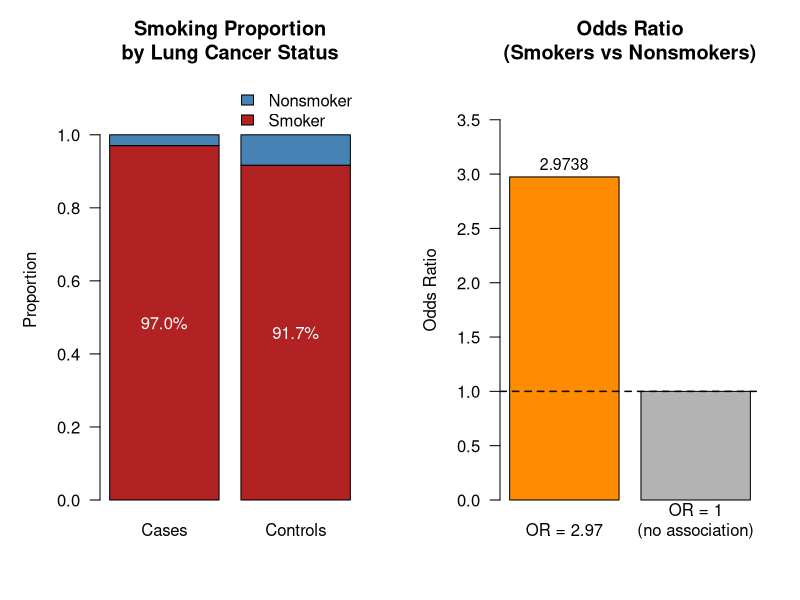

R code for this plot:
# =============================================================================
# 문제 2.16 - Doll & Hill (1950) 폐암과 흡연 환자-대조군 연구
# 출처: R. Doll and A. B. Hill, Br. Med. J., 739-748, September 30, 1950
#
# 런던 20개 병원에서 폐암 입원 환자를 케이스로 선정하고,
# 같은 성별·5세 연령군의 비암 환자를 대조군으로 매칭.
# 흡연자 정의: 하루 1개비 이상, 1년 이상 흡연 경험자
#
# 표 2.12:
#                  폐암(Lung Cancer)
#                  Cases    Controls
# Have Smoked Yes    688       650
#             No      21        59
#             Total  709       709
# =============================================================================

# -----------------------------------------------------------------------------
# 0. 데이터 설정 - 2×2 분할표
# -----------------------------------------------------------------------------

# 셀 빈도수 입력
cases_smoker    <- 688   # 폐암 환자(케이스) 중 흡연자
cases_nonsmoker <-  21   # 폐암 환자(케이스) 중 비흡연자
ctrl_smoker     <- 650   # 대조군 중 흡연자
ctrl_nonsmoker  <-  59   # 대조군 중 비흡연자

total_cases    <- cases_smoker + cases_nonsmoker   # 케이스 합계: 709
total_controls <- ctrl_smoker  + ctrl_nonsmoker    # 대조군 합계: 709

# 2×2 분할표 행렬 생성 (출력용)
tbl <- matrix(
  c(cases_smoker, cases_nonsmoker,
    ctrl_smoker,  ctrl_nonsmoker),
  nrow = 2, ncol = 2,
  dimnames = list(
    "Smoked"      = c("Yes", "No"),
    "Lung Cancer" = c("Cases", "Controls")
  )
)

cat("=== 표 2.12: 문제 2.16 데이터 ===\n")
print(tbl)
cat(sprintf("\n  케이스 합계:    %d명\n", total_cases))
cat(sprintf("  대조군 합계: %d명\n\n", total_controls))


# =============================================================================
# (a) 반응변수(Response Variable)와 설명변수(Explanatory Variable) 식별
# =============================================================================

cat("=============================================================\n")
cat("(a) 반응변수와 설명변수\n")
cat("=============================================================\n\n")

cat("  반응변수 (결과변수, Response Variable):\n")
cat("    폐암 여부 → 케이스(폐암 있음) vs 대조군(폐암 없음)\n\n")

cat("  설명변수 (노출변수, Explanatory Variable):\n")
cat("    흡연 여부 → 흡연 경험 있음(Yes) vs 없음(No)\n\n")

cat("  근거:\n")
cat("    이 연구는 흡연(노출)이 폐암(결과) 발생을 설명하거나 예측하는지 조사한다.\n")
cat("    연구자는 결과(폐암 유무)를 기준으로 대상자를 먼저 선정한 뒤,\n")
cat("    과거의 흡연 이력을 소급 조사하는 방식으로 설계되었다.\n\n")


# =============================================================================
# (b) 연구 유형 식별
# =============================================================================

cat("=============================================================\n")
cat("(b) 연구 유형\n")
cat("=============================================================\n\n")

cat("  연구 유형: 환자-대조군 연구 (Case-Control Study, 후향적 연구)\n\n")

cat("  근거:\n")
cat("  1) 표본 추출이 결과(폐암 여부)를 기준으로 이루어졌다.\n")
cat("     - 케이스 709명 (폐암 환자) 선정\n")
cat("     - 대조군 709명 (비암 환자) 매칭 선정\n\n")
cat("  2) 선정 후 과거(역방향)의 흡연 노출 여부를 조사했다.\n\n")
cat("  3) 성별·5세 연령군을 매칭하여 교란 변수를 통제했다.\n\n")
cat("  핵심: 각 열 합계(709, 709)가 연구 설계에 의해 미리 고정되었다.\n\n")


# =============================================================================
# (c) 흡연자/비흡연자 간 폐암 발생 비율 비교 가능 여부?
# =============================================================================

cat("=============================================================\n")
cat("(c) 흡연자와 비흡연자의 폐암 발생 비율을 비교할 수 있는가?\n")
cat("=============================================================\n\n")

# 계산 가능한 것: 각 집단(케이스/대조군) 내 흡연자 비율
prop_smoker_in_cases    <- cases_smoker / total_cases
prop_smoker_in_controls <- ctrl_smoker  / total_controls

cat("  계산 가능한 값 (각 집단 내 흡연자 비율):\n")
cat(sprintf("    케이스 중 흡연자 비율:    %d/%d = %.4f (%.2f%%)\n",
            cases_smoker, total_cases,
            prop_smoker_in_cases, prop_smoker_in_cases * 100))
cat(sprintf("    대조군 중 흡연자 비율: %d/%d = %.4f (%.2f%%)\n\n",
            ctrl_smoker, total_controls,
            prop_smoker_in_controls, prop_smoker_in_controls * 100))

cat("  결론: 아니오 - 이 환자-대조군 자료로는 흡연자/비흡연자 중\n")
cat("        폐암에 걸린 비율을 추정할 수 없다.\n\n")

cat("  이유:\n")
cat("  - 환자-대조군 연구에서는 케이스와 대조군 수가 설계에 의해 고정된다.\n")
cat("    (여기서는 각각 709명으로 고정)\n")
cat("  - 이 표본 구성은 실제 모집단에서의 폐암 유병률을 반영하지 않는다.\n\n")

# 잘못된 계산 예시 (문제점 시각화)
wrong_prop_smoker    <- cases_smoker    / (cases_smoker + ctrl_smoker)
wrong_prop_nonsmoker <- cases_nonsmoker / (cases_nonsmoker + ctrl_nonsmoker)

cat("  잘못된 계산 예시 (이렇게 하면 안 됨):\n")
cat(sprintf("    흡연자 중 폐암 비율 (잘못):    %.4f\n", wrong_prop_smoker))
cat(sprintf("    비흡연자 중 폐암 비율 (잘못): %.4f\n", wrong_prop_nonsmoker))
cat("    → 1:1 케이스:대조군 비율은 연구자가 임의로 정한 것이므로\n")
cat("      이 수치는 실제 발병 위험을 전혀 의미하지 않는다.\n\n")

cat("  → 설계상 고정된 두 집단을 비교할 때는 오즈비(OR)를 사용한다.\n\n")


# =============================================================================
# (d) 연관성 요약 - 오즈비(Odds Ratio) 계산 및 해석
# =============================================================================

cat("=============================================================\n")
cat("(d) 연관성 요약 (오즈비)\n")
cat("=============================================================\n\n")

# --- 각 집단 내 흡연 오즈(Odds) 계산 ---
# 오즈 = 노출 확률 / 비노출 확률 (각 결과 집단 내에서)
odds_smoking_cases    <- cases_smoker    / cases_nonsmoker
odds_smoking_controls <- ctrl_smoker     / ctrl_nonsmoker

cat("[ 각 집단의 흡연 오즈(Odds) ]\n")
cat(sprintf("  케이스(폐암) 내 흡연 오즈:    %d / %d = %.4f\n",
            cases_smoker, cases_nonsmoker, odds_smoking_cases))
cat(sprintf("  대조군(비암) 내 흡연 오즈: %d / %d = %.4f\n\n",
            ctrl_smoker, ctrl_nonsmoker, odds_smoking_controls))


# --- 오즈비(OR) 계산 ---
# OR = (케이스의 흡연 오즈) / (대조군의 흡연 오즈)
# 교차곱 공식: OR = (a * d) / (b * c)
#   a = cases_smoker,    b = cases_nonsmoker
#   c = ctrl_smoker,     d = ctrl_nonsmoker
odds_ratio <- (cases_smoker * ctrl_nonsmoker) / (cases_nonsmoker * ctrl_smoker)

cat("[ 오즈비 (Odds Ratio, OR) ]\n")
cat("  공식: OR = (a * d) / (b * c)  [교차곱]\n")
cat(sprintf("  계산: (%d × %d) / (%d × %d)\n",
            cases_smoker, ctrl_nonsmoker, cases_nonsmoker, ctrl_smoker))
cat(sprintf("      = %d / %d\n",
            cases_smoker * ctrl_nonsmoker, cases_nonsmoker * ctrl_smoker))
cat(sprintf("      = %.4f\n\n", odds_ratio))

cat("[ 해석 ]\n")
cat(sprintf("  OR = %.4f\n\n", odds_ratio))
cat("  폐암 환자(케이스)에서의 흡연 오즈가 대조군보다 약 2.97배 높다.\n\n")
cat("  즉, 흡연자는 비흡연자에 비해 폐암에 걸릴 오즈가\n")
cat("  약 2.97배 더 높다.\n\n")
cat("  OR > 1 이므로, 흡연과 폐암 사이에 양(+)의 연관성이 존재한다.\n\n")

# OR 대신 RR을 쓸 수 없는 이유 설명
cat("[ 참고: OR을 사용하는 이유 (RR 사용 불가) ]\n")
cat("  환자-대조군 연구는 결과(폐암 유무)를 기준으로 표본을 고정했기 때문에,\n")
cat("  흡연자/비흡연자 행 합계가 임의로 정해지지 않았다.\n")
cat("  따라서 상대위험도(RR)는 유효하게 계산할 수 없으며,\n")
cat("  환자-대조군 연구에서는 오즈비(OR)가 적절한 연관성 측도이다.\n\n")


# =============================================================================
# 시각화 (플롯 라벨은 맥 호환을 위해 영어 유지)
# =============================================================================

par(mfrow = c(1, 2), mar = c(5, 5, 4, 2))

# --- 그래프 1: 집단별 흡연자 비율 누적 막대그래프 ---
prop_tbl <- prop.table(tbl, margin = 2)  # 열 기준 비율 계산

barplot(prop_tbl,
        col    = c("firebrick", "steelblue"),
        main   = "Smoking Proportion\nby Lung Cancer Status",
        ylab   = "Proportion",
        ylim   = c(0, 1.15),
        legend.text = c("Smoker", "Nonsmoker"),
        args.legend = list(x = "topright", bty = "n"),
        las    = 1)

# 막대 위에 흡연자 비율(%) 표시
text(x      = c(0.7, 1.9),
     y      = c(prop_tbl[1, 1] / 2, prop_tbl[1, 2] / 2),
     labels = sprintf("%.1f%%", prop_tbl[1, ] * 100),
     col    = "white", fontface = "bold", cex = 1.0)


# --- 그래프 2: 오즈비 시각화 (기준선 OR=1 포함) ---
or_vals   <- c(odds_ratio, 1)
or_labels <- c(sprintf("OR = %.2f", odds_ratio), "OR = 1\n(no association)")

barplot(or_vals,
        names.arg = or_labels,
        col       = c("darkorange", "gray70"),
        main      = "Odds Ratio\n(Smokers vs Nonsmokers)",
        ylab      = "Odds Ratio",
        ylim      = c(0, or_vals[1] * 1.3),
        las       = 1)

abline(h = 1, lty = 2, col = "black", lwd = 1.5)  # OR=1 기준 점선

text(x      = 0.7,
     y      = odds_ratio + or_vals[1] * 0.04,
     labels = sprintf("%.4f", odds_ratio),
     cex    = 0.95)

par(mfrow = c(1, 1))  # 그래프 레이아웃 초기화


# =============================================================================
# 최종 요약
# =============================================================================

cat("=============================================================\n")
cat("최종 요약\n")
cat("=============================================================\n")
cat(sprintf("  케이스 내 흡연자 비율:    %.4f (%.2f%%)\n",
            prop_smoker_in_cases, prop_smoker_in_cases * 100))
cat(sprintf("  대조군 내 흡연자 비율: %.4f (%.2f%%)\n",
            prop_smoker_in_controls, prop_smoker_in_controls * 100))
cat(sprintf("  오즈비 (OR):               %.4f\n\n", odds_ratio))
cat("  (a) 반응변수: 폐암 여부 | 설명변수: 흡연 여부\n")
cat("  (b) 환자-대조군 연구 (후향적 연구)\n")
cat("  (c) 폐암 발생 비율 비교 불가 - 케이스/대조군 수가 설계상 고정됨\n")
cat(sprintf("  (d) OR = %.4f → 흡연자는 비흡연자보다 폐암 오즈가 약 %.2f배 높음\n",
            odds_ratio, odds_ratio))
